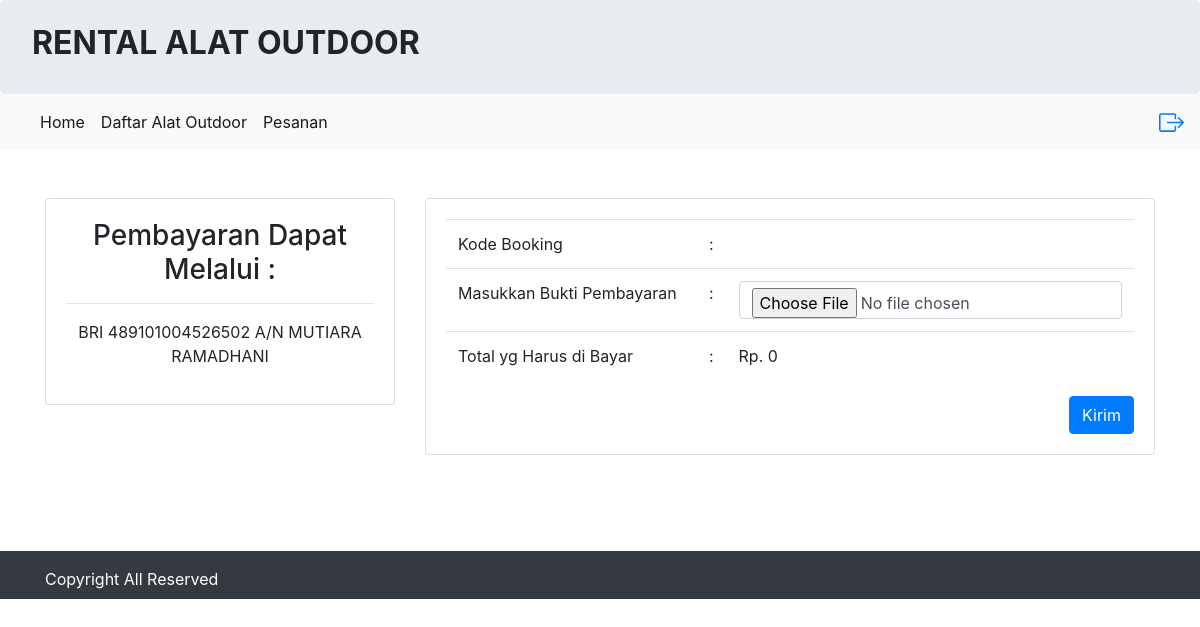
The page /konfirmasi.php?id=1701860529 (signed in) on the database as committed earlier.
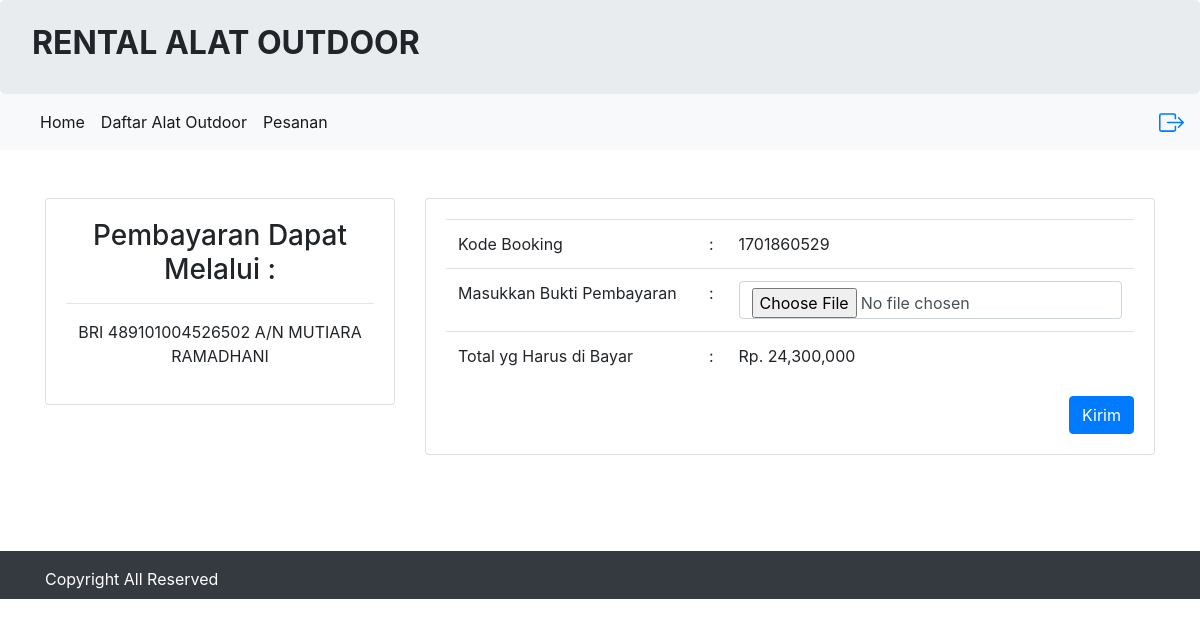
The same page on the database as committed later.
### tables this page shows
CREATE TABLE `tbl_booking_212303` (
  `212303_id_booking` int(11) NOT NULL,
  `212303_kode_booking` varchar(25) NOT NULL,
  `212303_id_login` int(50) NOT NULL,
  `212303_id_alat` varchar(50) NOT NULL,
  `212303_nama` varchar(50) NOT NULL,
  `212303_alamat` varchar(100) NOT NULL,
  `212303_ktp` varchar(20) NOT NULL,
  `212303_no_telp` varchar(20) NOT NULL,
  `212303_jml_sewa` int(15) NOT NULL,
  `212303_tgl_sewa` date NOT NULL,
  `212303_tgl_kmb` date NOT NULL,
  `212303_total_bayar` int(100) NOT NULL,
  `212303_konfirmasi` varchar(50) NOT NULL,
  `212303_tgl_input` date NOT NULL
);

### konfirmasi.php (the view, shortened to what this page needs)
<?php
require 'koneksi.php';
include 'header.php';
$kode_booking = $_GET['id'];
$query = "SELECT * FROM tbl_booking_212303 WHERE 212303_kode_booking = '$kode_booking'";
$hasil = mysqli_query($koneksi, $query);
$isi = mysqli_fetch_assoc($hasil);
?>
<br>
<br>
<div class="container">
    <div class="row">
        <div class="col-sm-4">
            <div class="card">
                <div class="card-body">
                    <center>
                        <h3>Pembayaran Dapat Melalui :</h3>
                        <hr />
                        <p> BRI 489101004526502 A/N MUTIARA RAMADHANI </p>
                    </center>
                </div>
            </div>
        </div>
        <div class="col-sm-8">
            <div class="card">
                <div class="card-body">
                    <form method="post" action="proses.php?id=konfirmasi" enctype="multipart/form-data">
                        <table class="table">
                            <tr>
                                <td>Kode Booking </td>
                                <td> :</td>
                                <td><?php echo $isi['212303_kode_booking']; ?></td>
                            </tr>
                            <tr>
                                <td>Masukkan Bukti Pembayaran </td>
                                <td> :</td>
                                <td><input type="file" name="gambar" required class="form-control" accept="image/*"></td>
                            </tr>
                            <tr>
                                <td>Total yg Harus di Bayar </td>
                                <td> :</td>
                                <td>Rp. <?php echo number_format($isi['212303_total_bayar']); ?></td>
                            </tr>
                        </table>
                        <button type="submit" class="btn btn-primary float-right">Kirim</button>
                    </form>
                </div>
            </div>
        </div>
    </div>
</div>
<br>
<br>
<br>
<?php include 'footer.php'; ?>

Rows that differ between the two databases and show on the page:
added tbl_booking_212303: 212303_kode_booking "1701860529", 212303_total_bayar "24,300,000"
Other text that changed with them:
$isi['212303_total_bayar']: "0" → (not shown)
